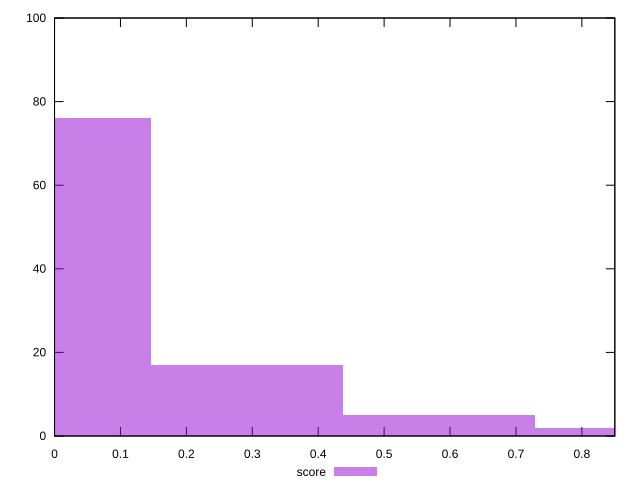

gnuplot code for this plot:
reset

$score <<EOF
0.8751754777899253 2
0.5834503185266169 5
0 76
0.29172515926330844 17
EOF

set key outside below
set boxwidth 0.29172515926330844
set xrange [0:0.85]
set yrange [0:100]
set trange [0:100]
set style fill transparent solid 0.5 noborder
set terminal svg size 640, 490 enhanced background rgb 'white'
set output "reports/report_00027_2021-02-24T12-40-31.850Z/estimated-input-latency/samples/astro/score/histogram.svg"

plot $score title "score" with boxes

reset
